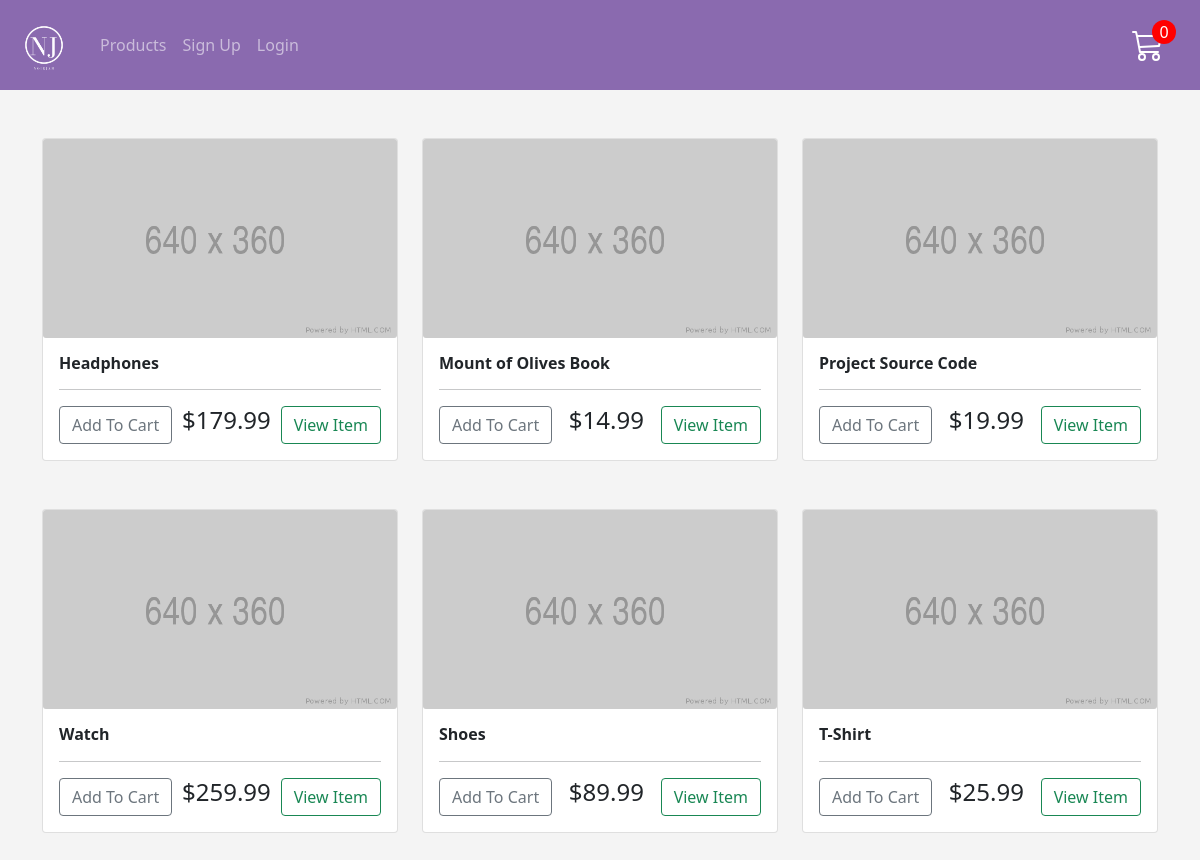
The app's page /shop/ with its own data.
### store/models.py (models this page shows, shortened)
class Product(models.Model):
    name = models.CharField(max_length=200)
    price = models.DecimalField(max_digits=7, decimal_places=2)
    digital = models.BooleanField(default=False, null=True, blank=True)
    image = models.ImageField(null=True, blank=True)

### store/views.py (the view)
# urls.py: path("shop/", include("store.urls")),
def store(request):
    data = cartData(request)
    items = data["items"]
    order = data["order"]
    cartItems = data["cartItems"]
    products = Product.objects.all()
    context = {
        "products": products,
        "cartItems": cartItems,
    }
    return render(request, "store/store.html", context)

### store/utils.py (called while the page is built, shortened)
def cookieCart(request):
    try:
        cart = json.loads(request.COOKIES["cart"])
    except:
        cart = {}
    items = []
    order = {
        "get_cart_total": 0,
        "get_cart_items": 0,
    }
    cartItems = order["get_cart_items"]
    return {"cartItems": cartItems, "order": order, "items": items}

def cartData(request):
    if request.user.is_authenticated:
        customer = request.user.customer
        order, created = Order.objects.get_or_create(customer=customer, complete=False)
        items = order.orderitem_set.all()
        cartItems = order.get_cart_items
    else:
        cookieData = cookieCart(request)
        items = cookieData["items"]
        order = cookieData["order"]
        cartItems = cookieData["cartItems"]
    return {"cartItems": cartItems, "order": order, "items": items}

### store/templates/store/store.html (shortened to what this page needs)
{% extends 'store/main.html' %}
{% load static %}
{% block content %}
<div class="row py-5">
    {% for product in products %}
    <div class="col-lg-4">
        <div class="card mb-5">
            <img src="{%  static 'images/store_placeholder.png' %}" alt="" class="card-img">
            <div class="card-body">
                <h6><strong>{{ product.name }}</strong></h6>
                <hr>
                <div class='d-flex justify-content-between'>
                    <button data-product='{{product.id}}' data-action="add" class="btn btn-outline-secondary update-cart add-btn">Add To Cart</button>
                    <h4 class="item-card-price">${{ product.price|floatformat:2 }}</h4>
                    <a href='#' class="btn btn-outline-success">View Item</a>
                </div>
            </div>
        </div>
    </div>
    {% endfor %}
</div>
{% endblock content %}

### static/css/style.css (style rules this page uses)
* { box-sizing: border-box; padding: 0; margin: 0; }
body { background: rgba(200, 200, 200, 0.2); }
a { text-decoration: none; color: black; }

### records on screen
Product: name "Headphones", price "179.99"
Product: name "Mount of Olives Book", price "14.99"
Product: name "Project Source Code", price "19.99"
Product: name "Watch", price "259.99"
Product: name "Shoes", price "89.99"
Product: name "T-Shirt", price "25.99"

### other values on screen
{{ cartItems }} "0"
